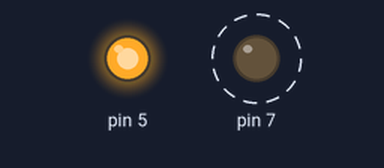
The sketch below on a simulated Arduino Uno, built with avr-gcc and run on an emulated ATmega328P. Shown: output pins drawn as LEDs (lit = HIGH). Dashed ring = blinking.

Above: at 0.2 s.
At 3.5 s:
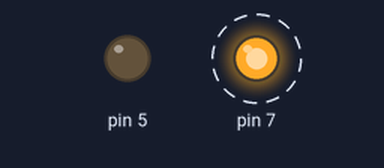
Timing chart, 0 to 5.8 s (numbered marks = the images above):
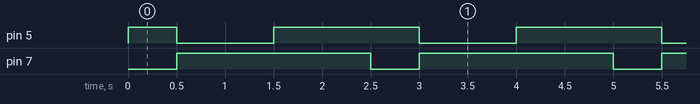

The sketch:

sketch_sep28a-1.ino
```cpp
void setup() {
  // put your setup code here, to run once:
  //Serial.begin(9600);
  //Serial.println("Hello World!");
  pinMode(5, OUTPUT);
  pinMode(7, OUTPUT);
}

void loop() {
  // put your main code here, to run repeatedly:
  digitalWrite(5, HIGH);
  digitalWrite(7, LOW);
  delay(500);
  digitalWrite(5, LOW);
  digitalWrite(7, HIGH);
  delay(1000);
  digitalWrite(5, HIGH);
  delay(1000);
}
```

Measured:
- by itself, pin 5: repeats every 2.5 s: LOW 1.0 s, HIGH 1.5 s
- by itself, pin 7: alternates HIGH for 2.0 s and LOW for 0.50 s
- by itself, everything shown: repeats every 2.5 s, in 3 steps
